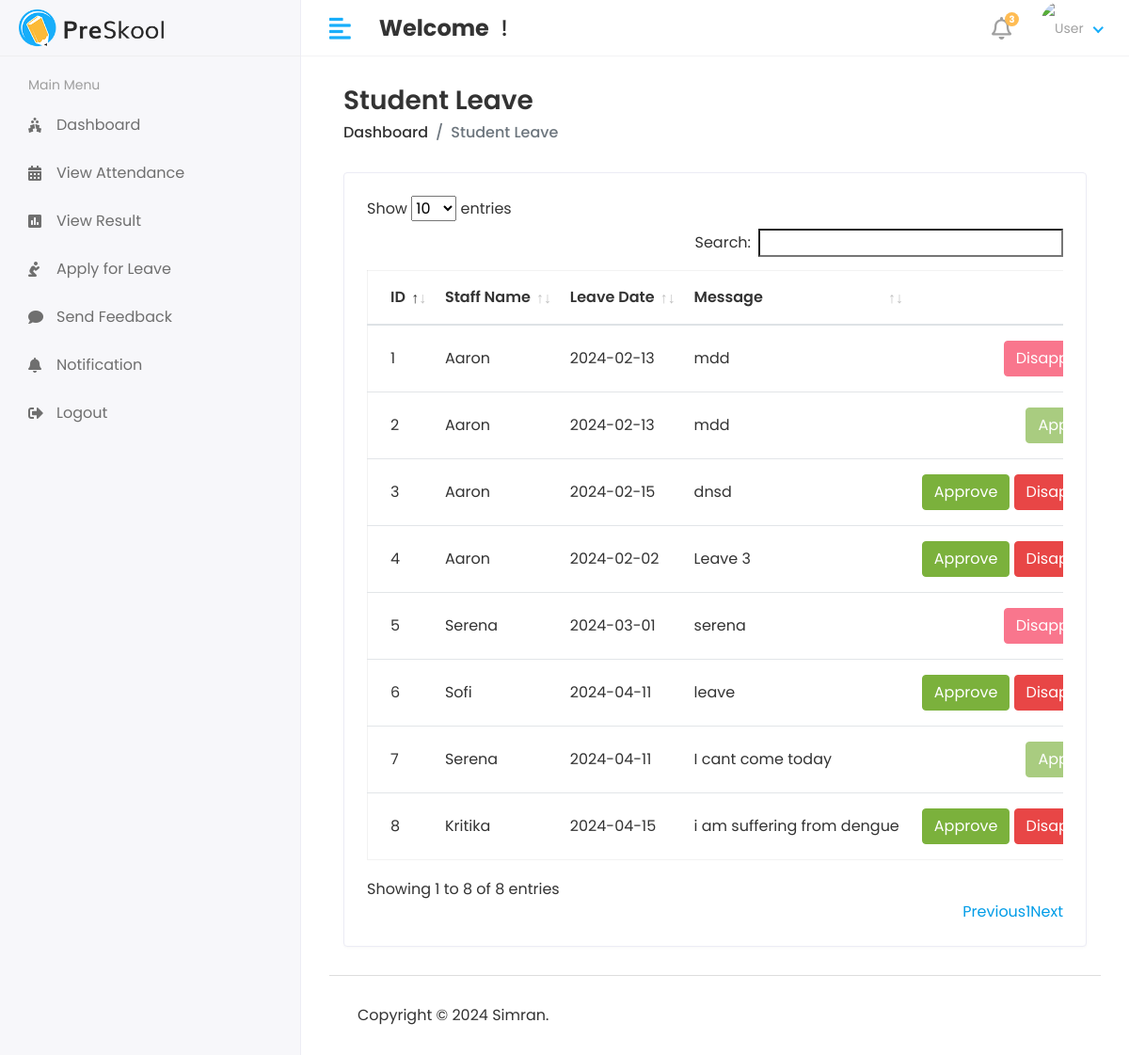
Page /HOD/Student/Leave_view on the committed database.
### studentmsapp/models.py (models this page shows, shortened)
class Student_leave(models.Model):
    student_id = models.ForeignKey(Student,on_delete=models.CASCADE)
    data = models.CharField(max_length=100)
    message = models.TextField()
    status = models.IntegerField(default=0)
    created_at = models.DateTimeField(auto_now_add=True)
    updated_at = models.DateTimeField(auto_now=True)

class Student(models.Model):
    admin = models.OneToOneField(CustomUser, on_delete=models.CASCADE)
    address = models.TextField()
    gender = models.CharField(max_length=100)
    course_id = models.ForeignKey(Course,on_delete=models.DO_NOTHING)
    session_year_id = models.ForeignKey(Session_Year,on_delete=models.DO_NOTHING)
    created_at = models.DateTimeField(auto_now_add=True)
    updated_at = models.DateTimeField(auto_now=True)

class CustomUser(AbstractUser):
    USER = (
        ('1','HOD'),
        ('2','STAFF'),
        ('3','STUDENT')
    )
    user_type = models.CharField(choices=USER,max_length=50,default=1)
    profile_pic = models.ImageField(upload_to='media/profile_pic')

### student_management_system/HOD_views.py (the view)
# urls.py: path('HOD/Student/Leave_view',HOD_views.STUDENT_LEAVE_VIEW,name='student_leave_view'),
def STUDENT_LEAVE_VIEW(request):
    student_leave = Student_leave.objects.all()
    context = {
        'student_leave' : student_leave,
    }
    return render(request,'HOD/student_leave.html', context)

### template/HOD/student_leave.html (shortened to what this page needs)
{% extends 'base.html' %}
{% block content %}
{% load static %}
<div class="content container-fluid">
               <div class="page-header">
                  <div class="row align-items-center">
                     <div class="col">
                        <h3 class="page-title">Student Leave</h3>
                        <ul class="breadcrumb">
                           <li class="breadcrumb-item"><a href="index.html">Dashboard</a></li>
                           <li class="breadcrumb-item active">Student Leave</li>
                        </ul>
                     </div>
                  </div>
               </div>
               <div class="row">
                  <div class="col-sm-12">
                     <div class="card card-table">
                        <div class="card-body">
                           <div class="table-responsive">
                              <table id="table_id" class="table table-hover table-center mb-0">  <thead>
                                    <tr>
                                       <th>ID</th>
                                       <th>Staff Name</th>
                                       <th>Leave Date</th>
                                       <th>Message</th>
                                       <th class="text-right">Action</th>
                                    </tr>
                                 </thead>
                                 <tbody>
                                 {% for i in student_leave %}
                                    <tr>
                                       <td>{{ i.id }}</td>
                                       <td>{{ i.student_id.admin.first_name }}</td>
                                        <td>{{i.data}}</td>
                                       <td>{{i.message}}</td>
                                       <td class="text-right">
                                          <div class="actions">
                                             {% if i.status == 0 %}
                                             <a href="{% url 'student_approve_leave' i.id %}" class="btn btn-success">Approve</a>
                                             <a href="{% url 'student_disapprove_leave' i.id %}" class="btn btn-danger">Disapprove</a>
                                             {% elif i.status == 1 %}
                                             <button class="btn btn-success"  disabled="disabled">Approved</button>
                                             {% else %}
                                             <button class="btn btn-danger"  disabled="disabled">Disapproved</button>
                                             {% endif %}
                                          </div>
                                       </td>
                                    </tr>
                                 {% endfor %}
                                 </tbody>
                              </table>
                           </div>
                        </div>
                     </div>
                  </div>
               </div>
            </div>
{% endblock %}

### static/assets/css/style.css (style rules this page uses)
html { height: 100%; }
body { background-color: #fff; color: #333; font-family: 'Poppins', sans-serif; font-size: 1rem; height: 100%; line-height: 1.5; overflow-x: hidden; }
h1, h2, h3, h4, h5, h6 { font-family: 'Poppins', sans-serif; margin-top: 0; }
a { color: #009ce7; }
input, button, a { transition: all 0.4s ease; -moz-transition: all 0.4s ease; -o-transition: all 0.4s ease; -ms-transition: all 0.4s ease; -webkit-transition: all 0.4s ease; }
input, input:focus, button, button:focus { outline: none; }
ul, ol { padding: 0px; list-style: none; }
.table { color: #333; max-width: 100%; margin-bottom: 0; width: 100%; }
.table.dataTable { border-collapse: collapse !important; border: 1px solid rgba(0, 0, 0, 0.05); }
.table thead tr th { font-weight: 600; }
.table tbody tr { border-bottom: 1px solid rgba(0, 0, 0, 0.05); }
.table.table-center td, .table.table-center th { vertical-align: middle; }
.card-table .card-body .table > thead > tr > th { border-top: 0; }
.card-table .card-body .table tr td:first-child, .card-table .card-body .table tr th:first-child { padding-left: 1.5rem; }
.card-table .card-body .table tr td:last-child, .card-table .card-body .table tr th:last-child { padding-right: 1.5rem; }
.card-table .table td, .card-table .table th { border-top: 1px solid #e2e5e8; padding: 1rem 0.75rem; white-space: nowrap; }
.btn-success { background-color: #7bb13c; border: 1px solid #7bb13c }
.btn-success.disabled, .btn-success:disabled { background-color: #7bb13c; border-color: #7bb13c; color: #fff; }
.btn-danger { background-color: #e84646; border: 1px solid #e84646; }
.btn-danger.disabled, .btn-danger:disabled { background-color: #f62d51; border-color: #f62d51; color: #fff; }
.card { border: 1px solid #ececf5; box-shadow: 0 1px 3px 0 rgba(0, 0, 0, 0.03); margin-bottom: 1.875rem; }
.card-body { padding: 1.5rem; }
.page-header { margin-bottom: 1.875rem; }
.page-header .breadcrumb { background-color: transparent; color: #6c757d; font-size: 1rem; font-weight: 500; margin-bottom: 0; padding: 0; }
.page-header .breadcrumb a { color: #333; }
.page-title { font-size: 28px; font-weight: 600; color: #333; margin-bottom: 5px; }

### rows in the picture
Student_leave: id "1", student_id.admin.first_name "Aaron", data "2024-02-13", message "mdd", status "Disapproved"
Student_leave: id "2", student_id.admin.first_name "Aaron", data "2024-02-13", message "mdd", status "Approved"
Student_leave: id "3", student_id.admin.first_name "Aaron", data "2024-02-15", message "dnsd", status "Approve"
Student_leave: id "4", student_id.admin.first_name "Aaron", data "2024-02-02", message "Leave 3", status "Approve"
Student_leave: id "5", student_id.admin.first_name "Serena", data "2024-03-01", message "serena", status "Disapproved"
Student_leave: id "6", student_id.admin.first_name "Sofi", data "2024-04-11", message "leave", status "Approve"
Student_leave: id "7", student_id.admin.first_name "Serena", data "2024-04-11", message "I cant come today", status "Approved"
Student_leave: id "8", student_id.admin.first_name "Kritika", data "2024-04-15", message "i am suffering from dengue", status "Approve"
